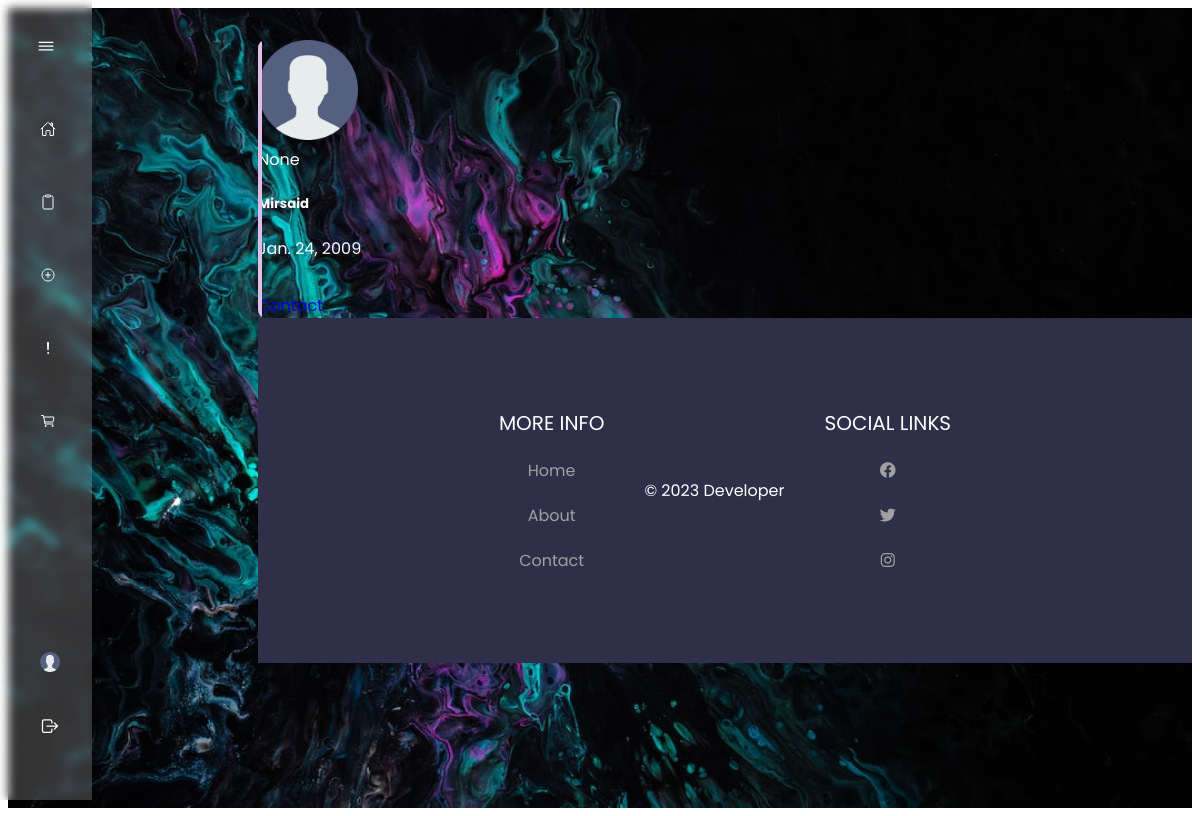
The app's page /profile/news/ (signed in) with its own data.
### Profile/models.py (models this page shows, shortened)
class UserProfile(models.Model):
    user = models.OneToOneField(User, on_delete=models.CASCADE)
    first_name = models.CharField(max_length=50)
    last_name = models.CharField(max_length=50)
    birth_date = models.DateField(null=True, blank=True)
    interests = models.TextField(max_length=100)
    last_visit = models.DateTimeField(null=True, blank=True)
    profile_image = models.ImageField(upload_to='images/', default='images/default.jpg')

### Profile/views.py (the view)
# urls.py: path('news/', news_profile, name='profile'),
def news_profile(request):
    try:
        user_profile = UserProfile.objects.get(user=request.user)
    except UserProfile.DoesNotExist:
        user_profile = None
    user_group = None
    if request.user.groups.exists():
        user_group = request.user.groups.first().name
    user_status = {
        'username': request.user.username,
    }
    context = {
        'user_profile': user_profile,
        'user_status': user_status,
        'user_group': user_group
    }
    return render (request, 'profile/news_profiles.html', context)

### Profile/templates/profile/news_profiles.html (shortened to what this page needs)
{% extends 'main/base.html' %}
{% load static %}
{% block content %}
    <div class="container mt-5">
        <div class="row d-flex justify-content-center">
            <div class="col-md-7">
                {% if user_profile %}
                    <div class="card p-3 py-4">
                        <div class="text-center">
                            {% if user_profile.profile_image %}
                                <img src="{{ user_profile.profile_image.url }}" width="100" class="rounded-circle">
                            {% else %}
                                <img src="{% static 'images/default.jpg' %}" width="100" class="rounded-circle">
                            {% endif %}
                        </div>
                        <div class="text-center mt-3">
                            <span class="bg-secondary p-1 px-4 rounded text-white">{{ user_group }}</span>
                            <h5 class="mt-2 mb-0">{{ user_profile.first_name }}</h5>
                            <span>{{ user_profile.birth_date }}</span>
                            <div class="buttons">
                                <a href="{% url 'profile_detail' user_profile.id %}" class="btn btn-outline-primary px-5" >Contact</a>
                            </div>
                        </div>
                    </div>
                {% else %}
                    <p>No profile found.</p>
                    <a href="{% url 'profiles' %}" class="btn btn-primary">Create Profile</a>
                {% endif %}
            </div>
        </div>
    </div>
{% endblock content %}

### static/styles/base.css (style rules this page uses)
*,::before,::after { box-sizing: border-box; }

### static/styles/navbar.css (style rules this page uses)
:root { --nav-width: 92px; --first-color: #CA26FF; --bg-color: #12192C; --sub-color: #B6CEFC; --white-color: #fff; --body-font: "Poppins", sans-serif; --normal-font-size: 1rem; --small-font-size: .875rem; --z-fixed: 100; }
a { text-decoration: none; }

### Profile/templates/profile/news_profiles.html (style rules this page uses)
.card { border:none; position:relative; overflow:hidden; border-radius:8px; cursor:pointer; }
.card:before { content:""; position:absolute; left:0; top:0; width:4px; height:100%; background-color:#E1BEE7; transform:scaleY(1); transition:all 0.5s; transform-origin: bottom }
.card:after { content:""; position:absolute; left:0; top:0; width:4px; height:100%; background-color:#8E24AA; transform:scaleY(0); transition:all 0.5s; transform-origin: bottom }

### records on screen
UserProfile: profile_image (placeholder picture), first_name "Mirsaid", birth_date "Jan. 24, 2009"

### other values on screen
{{ user_group }} "None"
